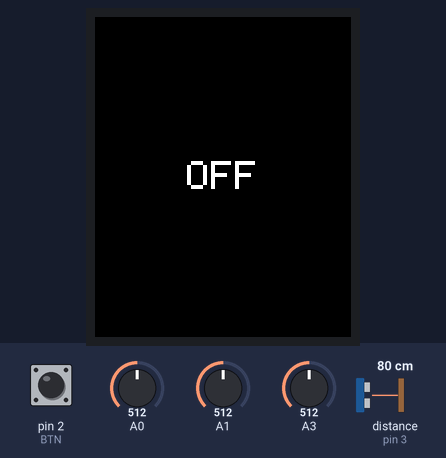
Bench run of a sketch on a simulated Arduino Uno, built with avr-gcc and run on an emulated ATmega328P. Shown: 128×160 colour display. Inputs (shaded band) come from the test bench; at power-on: pin 2 (BTN) HIGH, distance to the obstacle (sensor on pin 3) 80 cm, A0 = 512, A1 = 512, A3 = 512. The echo pulse lasts 58.3 µs per cm; what the sketch prints to the serial monitor is not drawn.

Above: at 1.4 s.
1.5 s: pin 2 (BTN) pulled LOW for 0.15 s
At 1.82 s:
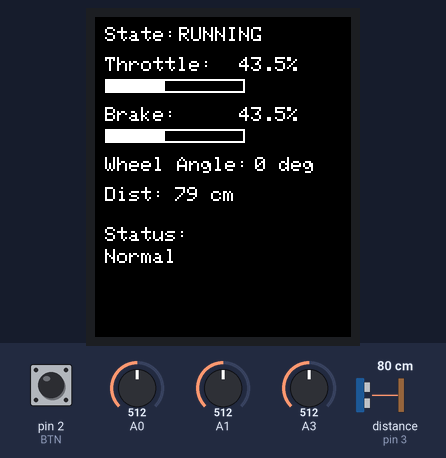
2.2 s: distance to the obstacle (sensor on pin 3) set to 22 cm
At 3.5 s:
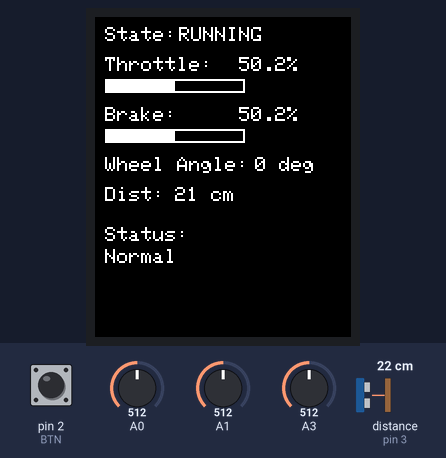
3.8 s: distance to the obstacle (sensor on pin 3) set to 18 cm
At 4.8 s:
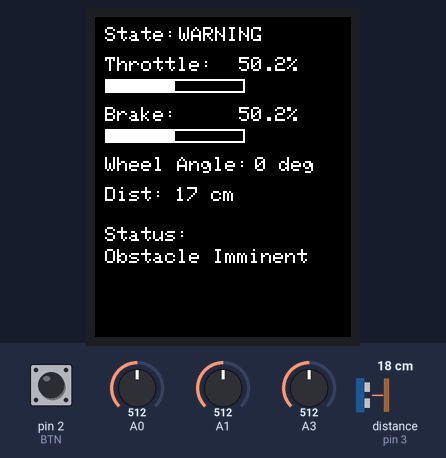
6.8 s: A0 set to 716
At 7.9 s:
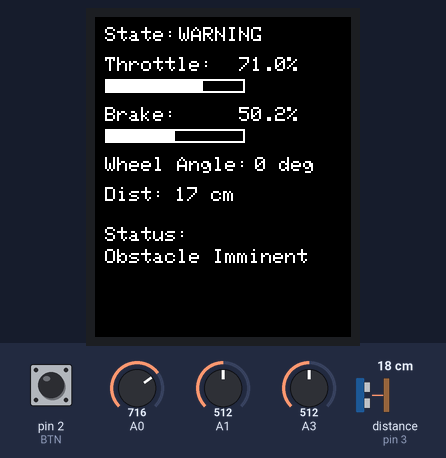
8.9 s: distance to the obstacle (sensor on pin 3) set to 2 cm
At 10.2 s:
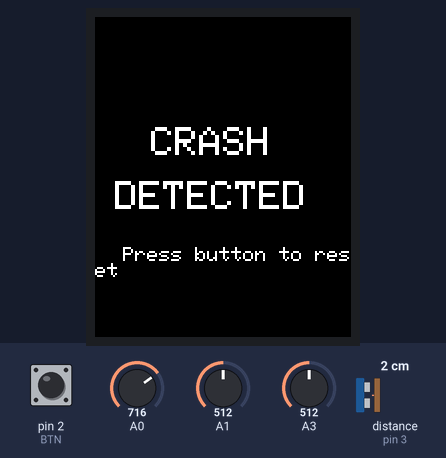
10.5 s: pin 2 (BTN) pulled LOW for 1 s
At 11.3 s:
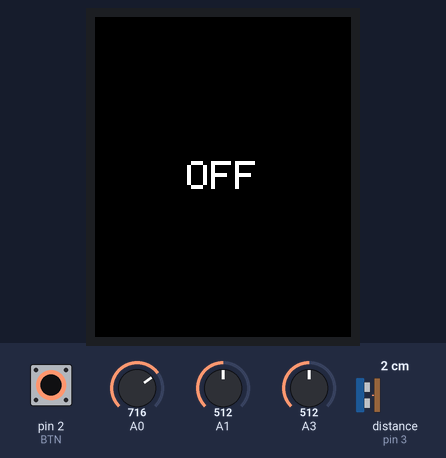
Timing chart, 0 to 13.5 s (numbered marks = the images above; inputs shaded):
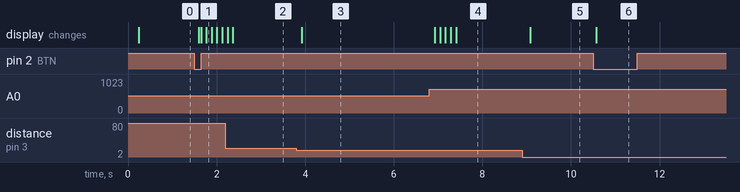

Measured:
- the behaviour switches between 21 and 20 cm on distance to the obstacle (sensor on pin 3) (found by bisection; images 2 and 3)
- after the input at 1.5 s, the display: first changes after 0.09 s (image 1 shows a later state)
- after the input at 3.8 s, the display: changes after 0.13 s (image 3)
- after the input at 6.8 s, the display: first changes after 0.13 s (image 4 shows a later state)
- after the input at 8.9 s, the display: changes after 0.18 s (image 5)
- after the input at 10.5 s, the display: changes after 0.07 s (image 6)

The sketch:

MotorSport.ino
```cpp
#include "SR04.h"
#include <Adafruit_GFX.h>
#include <Adafruit_ST7735.h>
#include <SPI.h>

#define BTN 2

#define TFT_CS   7
#define TFT_DC   8
#define TFT_RST  5

#define TRIG_PIN 4
#define ECHO_PIN 3

SR04 sr04 = SR04(ECHO_PIN, TRIG_PIN);
Adafruit_ST7735 tft = Adafruit_ST7735(TFT_CS, TFT_DC, TFT_RST);

// System states
enum SystemState
{
  OFF,
  RUNNING,
  WARNING,
  CRASHED,
  SENSOR_FAULT
};

SystemState System_State = OFF;
SystemState Last_Screen_State = OFF;

// Fault flags
const byte NO_FAULT = 0x00;
const byte ULTRASONIC_FAULT = 0x01;
byte Fault_Flags = NO_FAULT;

// Sensor values
float Throttle = 0.0;
float Brake = 0.0;
float Wheel_angle = 0.0;
long Distance = -1;
bool Distance_Valid = false;

// Filtered values
float Filtered_Throttle = 0.0;
float Filtered_Brake = 0.0;
float Filtered_Wheel_angle = 0.0;

// Distance filter
long Distance_Samples[3] = {-1, -1, -1};
int Distance_Sample_Index = 0;
int Valid_Distance_Samples = 0;

// Button interrupt
volatile bool buttonInterruptFlag = false;
unsigned long lastButtonPressTime = 0;
const unsigned long BUTTON_DEBOUNCE_MS = 200;

// Update timers
unsigned long lastInputUpdate = 0;
unsigned long lastDistanceUpdate = 0;
unsigned long lastTelemetryUpdate = 0;
unsigned long lastTFTUpdate = 0;
unsigned long lastValidDistanceTime = 0;

const unsigned long INPUT_UPDATE_MS = 10;
const unsigned long DISTANCE_UPDATE_MS = 60;
const unsigned long TELEMETRY_UPDATE_MS = 50;
const unsigned long TFT_UPDATE_MS = 100;
const unsigned long ULTRASONIC_TIMEOUT_MS = 500;

const unsigned long OFF_TELEMETRY_UPDATE_MS = 1000;
const unsigned long CRASH_TELEMETRY_UPDATE_MS = 200;

// ADC calibration values
const int THROTTLE_MIN = 20;
const int THROTTLE_MAX = 1000;
const int BRAKE_MIN = 20;
const int BRAKE_MAX = 1000;

const int STEERING_MIN = 0;
const int STEERING_MAX = 1023;
const int STEERING_CENTRE = 510;
const int STEERING_DEADZONE = 25;
const int MAX_WHEEL_ANGLE = 35;

// Safety distances
const long CRASH_DISTANCE = 10;
const long WARNING_DISTANCE = 20;
const long WARNING_CLEAR_DISTANCE = 23;
const long MAX_DISTANCE = 400;

// Input filter
const float FILTER_ALPHA = 0.20;

// Telemetry packet counter
unsigned long Packet_Number = 0;

// Warning memory for hysteresis
bool Warning_Active = false;

void buttonISR()
{
  buttonInterruptFlag = true;
}

float limitFloat(float Value, float Minimum, float Maximum)
{
  if (Value < Minimum)
  {
    Value = Minimum;
  }

  if (Value > Maximum)
  {
    Value = Maximum;
  }

  return Value;
}

float adcToPercent(int Raw_Value, int Minimum, int Maximum)
{
  if (Maximum <= Minimum)
  {
    return 0.0;
  }

  float Percentage = ((float)(Raw_Value - Minimum) * 100.0) / (float)(Maximum - Minimum);
  Percentage = limitFloat(Percentage, 0.0, 100.0);

  return Percentage;
}

float filterValue(float Old_Value, float New_Value)
{
  return Old_Value + FILTER_ALPHA * (New_Value - Old_Value);
}

long medianOfThree(long A, long B, long C)
{
  long Temp;

  if (A > B)
  {
    Temp = A;
    A = B;
    B = Temp;
  }

  if (B > C)
  {
    Temp = B;
    B = C;
    C = Temp;
  }

  if (A > B)
  {
    Temp = A;
    A = B;
    B = Temp;
  }

  return B;
}

const char* getStateName()
{
  if (System_State == OFF)
  {
    return "OFF";
  }
  else if (System_State == RUNNING)
  {
    return "RUNNING";
  }
  else if (System_State == WARNING)
  {
    return "WARNING";
  }
  else if (System_State == CRASHED)
  {
    return "CRASHED";
  }
  else if (System_State == SENSOR_FAULT)
  {
    return "SENSOR_FAULT";
  }

  return "UNKNOWN";
}

void clearScreen()
{
  tft.fillScreen(ST7735_BLACK);
}

void displayCenteredText(const char* text, int textSize)
{
  int16_t x1, y1;
  uint16_t w, h;

  tft.setTextSize(textSize);
  tft.setTextColor(ST7735_WHITE, ST7735_BLACK);

  tft.getTextBounds(text, 0, 0, &x1, &y1, &w, &h);

  int x = (tft.width() - w) / 2 - x1;
  int y = (tft.height() - h) / 2 - y1;

  tft.setCursor(x, y);
  tft.print(text);
}

void displayOFF()
{
  clearScreen();
  displayCenteredText("OFF", 2);
}

void displayCrash()
{
  clearScreen();

  tft.setTextSize(2);
  tft.setTextColor(ST7735_WHITE, ST7735_BLACK);

  tft.setCursor(28, 55);
  tft.print("CRASH");

  tft.setCursor(10, 82);
  tft.print("DETECTED");

  tft.setTextSize(1);
  tft.setCursor(14, 115);
  tft.print("Press button to reset");
}

void drawRunScreen()
{
  clearScreen();

  tft.setTextSize(1);
  tft.setTextColor(ST7735_WHITE, ST7735_BLACK);

  tft.setCursor(5, 5);
  tft.print("State:");

  tft.setCursor(5, 20);
  tft.print("Throttle:");
  tft.drawRect(5, 31, 70, 7, ST7735_WHITE);

  tft.setCursor(5, 45);
  tft.print("Brake:");
  tft.drawRect(5, 56, 70, 7, ST7735_WHITE);

  tft.setCursor(5, 70);
  tft.print("Wheel Angle:");

  tft.setCursor(5, 85);
  tft.print("Dist:");

  tft.setCursor(5, 105);
  tft.print("Status:");
}

void drawBar(int x, int y, float Percentage)
{
  int Bar_Width = (int)((Percentage / 100.0) * 68.0);

  if (Bar_Width < 0)
  {
    Bar_Width = 0;
  }

  if (Bar_Width > 68)
  {
    Bar_Width = 68;
  }

  tft.drawRect(x, y, 70, 7, ST7735_WHITE);
  tft.fillRect(x + 1, y + 1, 68, 5, ST7735_BLACK);

  if (Bar_Width > 0)
  {
    tft.fillRect(x + 1, y + 1, Bar_Width, 5, ST7735_WHITE);
  }
}

void updateTFT()
{
  tft.setTextSize(1);
  tft.setTextColor(ST7735_WHITE, ST7735_BLACK);

  // Clear only the old number areas
  tft.fillRect(42, 5, 84, 10, ST7735_BLACK);
  tft.fillRect(72, 20, 54, 10, ST7735_BLACK);
  tft.fillRect(72, 45, 54, 10, ST7735_BLACK);
  tft.fillRect(80, 70, 46, 10, ST7735_BLACK);
  tft.fillRect(40, 85, 86, 10, ST7735_BLACK);
  tft.fillRect(5, 116, 121, 10, ST7735_BLACK);

  tft.setCursor(42, 5);
  tft.print(getStateName());

  tft.setCursor(72, 20);
  tft.print(Throttle, 1);
  tft.print("%");
  drawBar(5, 31, Throttle);

  tft.setCursor(72, 45);
  tft.print(Brake, 1);
  tft.print("%");
  drawBar(5, 56, Brake);

  tft.setCursor(80, 70);
  tft.print((int)Wheel_angle);
  tft.print(" deg");

  tft.setCursor(40, 85);

  if (Distance_Valid)
  {
    tft.print(Distance);
    tft.print(" cm");
  }
  else
  {
    tft.print("ERROR");
  }

  tft.setCursor(5, 116);

  if (System_State == WARNING)
  {
    tft.print("Obstacle Imminent");
  }
  else if (System_State == SENSOR_FAULT)
  {
    tft.print("Ultrasonic Fault");
  }
  else
  {
    tft.print("Normal");
  }
}

void updateScreen()
{
  bool Current_Run_Screen =
    System_State == RUNNING ||
    System_State == WARNING ||
    System_State == SENSOR_FAULT;

  bool Last_Run_Screen =
    Last_Screen_State == RUNNING ||
    Last_Screen_State == WARNING ||
    Last_Screen_State == SENSOR_FAULT;

  if (System_State == OFF)
  {
    if (Last_Screen_State != OFF)
    {
      displayOFF();
    }
  }
  else if (System_State == CRASHED)
  {
    if (Last_Screen_State != CRASHED)
    {
      displayCrash();
    }
  }
  else if (Current_Run_Screen)
  {
    // Only draw the complete layout when entering the run screen.
    // WARNING and SENSOR_FAULT use the same layout, so they do not clear it.
    if (!Last_Run_Screen)
    {
      drawRunScreen();
    }

    updateTFT();
  }

  Last_Screen_State = System_State;
}

void handleButtonPress()
{
  bool buttonPressed = false;

  noInterrupts();

  if (buttonInterruptFlag)
  {
    buttonInterruptFlag = false;
    buttonPressed = true;
  }

  interrupts();

  if (buttonPressed)
  {
    if (millis() - lastButtonPressTime >= BUTTON_DEBOUNCE_MS)
    {
      lastButtonPressTime = millis();

      if (System_State == OFF)
      {
        System_State = RUNNING;
        lastValidDistanceTime = millis();
      }
      else
      {
        System_State = OFF;
      }

      Warning_Active = false;
      Fault_Flags = NO_FAULT;
      Distance_Valid = false;
      Distance = -1;
      Valid_Distance_Samples = 0;

      Last_Screen_State = (SystemState)255;
    }
  }
}

void readControls()
{
  int Throttle_Raw = analogRead(A0);
  int Brake_Raw = analogRead(A1);
  int Steering_Raw = analogRead(A3);

  float New_Throttle = adcToPercent(Throttle_Raw, THROTTLE_MIN, THROTTLE_MAX);
  float New_Brake = adcToPercent(Brake_Raw, BRAKE_MIN, BRAKE_MAX);
  float New_Wheel_angle = 0.0;

  if (Steering_Raw < STEERING_CENTRE - STEERING_DEADZONE)
  {
    New_Wheel_angle = map(Steering_Raw,
                          STEERING_MIN,
                          STEERING_CENTRE - STEERING_DEADZONE,
                          -MAX_WHEEL_ANGLE,
                          0);
  }
  else if (Steering_Raw > STEERING_CENTRE + STEERING_DEADZONE)
  {
    New_Wheel_angle = map(Steering_Raw,
                          STEERING_CENTRE + STEERING_DEADZONE,
                          STEERING_MAX,
                          0,
                          MAX_WHEEL_ANGLE);
  }

  Filtered_Throttle = filterValue(Filtered_Throttle, New_Throttle);
  Filtered_Brake = filterValue(Filtered_Brake, New_Brake);
  Filtered_Wheel_angle = filterValue(Filtered_Wheel_angle, New_Wheel_angle);

  Throttle = Filtered_Throttle;
  Brake = Filtered_Brake;
  Wheel_angle = limitFloat(Filtered_Wheel_angle, -MAX_WHEEL_ANGLE, MAX_WHEEL_ANGLE);
}

void readDistance()
{
  long New_Distance = sr04.Distance();

  if (New_Distance > 0 && New_Distance <= MAX_DISTANCE)
  {
    Distance_Samples[Distance_Sample_Index] = New_Distance;
    Distance_Sample_Index++;

    if (Distance_Sample_Index >= 3)
    {
      Distance_Sample_Index = 0;
    }

    if (Valid_Distance_Samples < 3)
    {
      Valid_Distance_Samples++;
    }

    if (Valid_Distance_Samples == 3)
    {
      Distance = medianOfThree(Distance_Samples[0], Distance_Samples[1], Distance_Samples[2]);
    }
    else
    {
      Distance = New_Distance;
    }

    Distance_Valid = true;
    lastValidDistanceTime = millis();
    Fault_Flags &= ~ULTRASONIC_FAULT;
  }
  else
  {
    if (millis() - lastValidDistanceTime >= ULTRASONIC_TIMEOUT_MS)
    {
      Distance = -1;
      Distance_Valid = false;
      Fault_Flags |= ULTRASONIC_FAULT;
    }
  }
}

void updateState()
{
  if (System_State == OFF || System_State == CRASHED)
  {
    return;
  }

  if (Fault_Flags != NO_FAULT)
  {
    System_State = SENSOR_FAULT;
    return;
  }

  if (!Distance_Valid)
  {
    System_State = RUNNING;
    return;
  }

  if (Distance < CRASH_DISTANCE)
  {
    System_State = CRASHED;
    Warning_Active = false;
    return;
  }

  if (!Warning_Active && Distance < WARNING_DISTANCE)
  {
    Warning_Active = true;
  }
  else if (Warning_Active && Distance > WARNING_CLEAR_DISTANCE)
  {
    Warning_Active = false;
  }

  if (Warning_Active)
  {
    System_State = WARNING;
  }
  else
  {
    System_State = RUNNING;
  }
}

void sendTelemetry()
{
  float Telemetry_Throttle = Throttle;
  float Telemetry_Brake = Brake;
  float Telemetry_Wheel_angle = Wheel_angle;
  long Telemetry_Distance = -1;

  if (Distance_Valid)
  {
    Telemetry_Distance = Distance;
  }

  // When OFF, send a heartbeat but zero the live inputs
  if (System_State == OFF)
  {
    Telemetry_Throttle = 0.0;
    Telemetry_Brake = 0.0;
    Telemetry_Wheel_angle = 0.0;
    Telemetry_Distance = -1;
  }

  Serial.print("VTP1,");
  Serial.print(millis());
  Serial.print(",");
  Serial.print(Packet_Number);
  Serial.print(",");
  Serial.print(Telemetry_Throttle, 1);
  Serial.print(",");
  Serial.print(Telemetry_Brake, 1);
  Serial.print(",");
  Serial.print((int)Telemetry_Wheel_angle);
  Serial.print(",");
  Serial.print(Telemetry_Distance);
  Serial.print(",");
  Serial.print(getStateName());
  Serial.print(",");
  Serial.println(Fault_Flags);

  Packet_Number++;
}

void setup()
{
  pinMode(BTN, INPUT_PULLUP);
  attachInterrupt(digitalPinToInterrupt(BTN), buttonISR, FALLING);

  Serial.begin(115200);

  tft.initR(INITR_BLACKTAB);
  tft.invertDisplay(false);
  tft.setRotation(0);

  displayOFF();
  Last_Screen_State = OFF;
  lastButtonPressTime = millis() - BUTTON_DEBOUNCE_MS;
}

void loop()
{
  handleButtonPress();

  if (System_State != OFF && System_State != CRASHED)
  {
    if (millis() - lastInputUpdate >= INPUT_UPDATE_MS)
    {
      lastInputUpdate = millis();
      readControls();
    }

    if (millis() - lastDistanceUpdate >= DISTANCE_UPDATE_MS)
    {
      lastDistanceUpdate = millis();
      readDistance();
    }
  }

  updateState();

  unsigned long Telemetry_Interval = TELEMETRY_UPDATE_MS;

  if (System_State == OFF)
  {
    Telemetry_Interval = OFF_TELEMETRY_UPDATE_MS;
  }
  else if (System_State == CRASHED)
  {
    Telemetry_Interval = CRASH_TELEMETRY_UPDATE_MS;
  }

  if (millis() - lastTelemetryUpdate >= Telemetry_Interval)
  {
    lastTelemetryUpdate = millis();
    sendTelemetry();
  }

  // This block was missing, which left the TFT showing OFF
  // even after System_State changed to RUNNING.
  if (millis() - lastTFTUpdate >= TFT_UPDATE_MS)
  {
    lastTFTUpdate = millis();
    updateScreen();
  }
}
```

SR04.cpp
```cpp
#include "SR04.h"

SR04::SR04(int echoPin, int triggerPin) {
    _echoPin = echoPin;
    _triggerPin = triggerPin;
    pinMode(_echoPin, INPUT);
    pinMode(_triggerPin, OUTPUT);
    _autoMode = false;
    _distance = 999;
}


long SR04::Distance() {
    long d = 0;
    _duration = 0;
    digitalWrite(_triggerPin, LOW);
    delayMicroseconds(2);
    digitalWrite(_triggerPin, HIGH);
    delayMicroseconds(10);
    digitalWrite(_triggerPin, LOW);
    delayMicroseconds(2);
    _duration = pulseIn(_echoPin, HIGH, PULSE_TIMEOUT);
    d = MicrosecondsToCentimeter(_duration);
    delay(25);
    return d;
}

long SR04::DistanceAvg(int wait, int count) {
    long min, max, avg, d;
    min = 999;
    max = 0;
    avg = d = 0;

    if (wait < 25) {
        wait = 25;
    }

    if (count < 1) {
        count = 1;
    }

    for (int x = 0; x < count + 2; x++) {
        d = Distance();

        if (d < min) {
            min = d;
        }

        if (d > max) {
            max = d;
        }

        avg += d;
    }

    // substract highest and lowest value
    avg -= (max + min);
    // calculate average
    avg /= count;
    return avg;
}

void SR04::Ping() {
    _distance = Distance();
}

long SR04::getDistance() {
    return _distance;
}

long SR04::MicrosecondsToCentimeter(long duration) {
    long d = (duration * 100) / 5882;
    //d = (d == 0)?999:d;
    return d;
}
```

SR04.h
```cpp
#ifndef SR04_H
#define SR04_H

#if defined(ARDUINO) && ARDUINO >= 100
	#include "Arduino.h"
#else
	#include "WProgram.h"
#endif
//#include "pins_arduino.h"

#include <inttypes.h>

#define PULSE_TIMEOUT 150000L	// 100ms
#define DEFAULT_DELAY 10
#define DEFAULT_PINGS 5
class SR04 {
public:

	/**
	* Constructor
	* Ultrasonic sensor SR04, four connections pins
	* VCC, ECHO, TRIGGER, GND
	* <br>
	* \param echoPin digital INPUT-Pin for measuring distance
	* \param triggerPin if 10us high a trigger signal is generated from
	*					SR04
	*
	* \return void
	*/
	SR04(int echoPin, int triggerPin);

	/**
	* Do a measurment for this sensor. Return distance as long
	* in centimenter
	* \return long distance in centimeter
	*/
	long Distance();

	/**
	* Do count measurents and calculate the average.
	* To avoid defilement from ow/high peaks, min/max values
	* are substracted from the average
	*
	* \param wait delay between measurements, default = DEFAULT_DELAY/ms
	* \param count number of measurements, default DEFAULT_PINGS
	* \return long distance in centimeter
	**/
	long DistanceAvg(int wait=DEFAULT_DELAY, int count=DEFAULT_PINGS);

	/**
	* Do only a ping. Get result with methode getDistance()
	*
	* \param keine
	*/
	void Ping() ;

	/**
	* return latest distance. Methode Ping() should be called before
	* \param keine
	* \return Distanz in Zentimeter
	*/
	long getDistance();


private:
	/**
	* Do the measurement calculation and return result in centimeter
	* SR04 measure echo time to obstacle and return way.
	* <br>
	* Sound travels with 340m/sec
	* <br>
	* Example: Obstace 100cm away from SR04. Measure time is 100cm to
	* obstacle and 100cm return = 200cm
	* <br>
	* 1sec = 1000ms = 1.000.000uS
	* 1.000.000 / 340 = Distance in microseconds for 100cm
	* 2941uS fuer 100cm = 5882 uS fuer 200cm
	*
	* duration / 5882 * 100 = distance in cm
	*/
	long MicrosecondsToCentimeter(long duration);

	long _currentDistance;
	int _echoPin, _triggerPin;
	long _duration, _distance;
	bool _autoMode;
};
#endif
```
